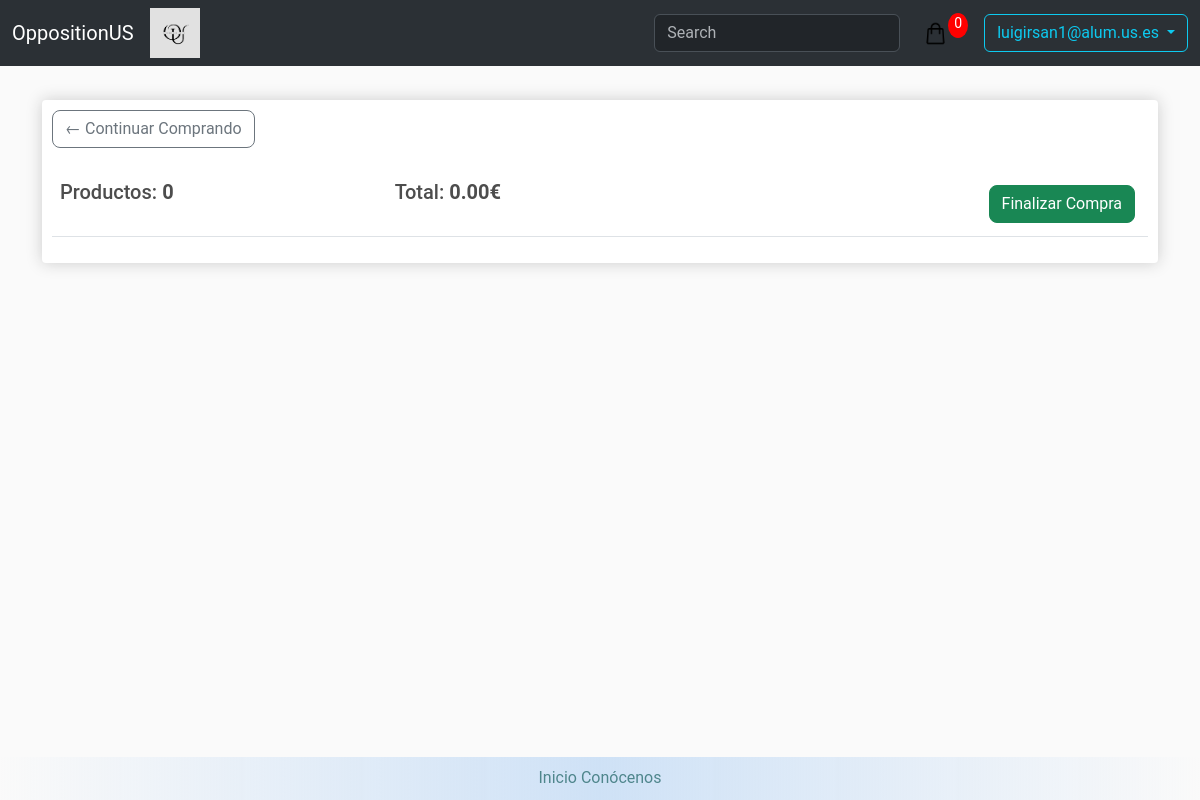
/cart/ (signed in), run on an earlier commit of the app's database.
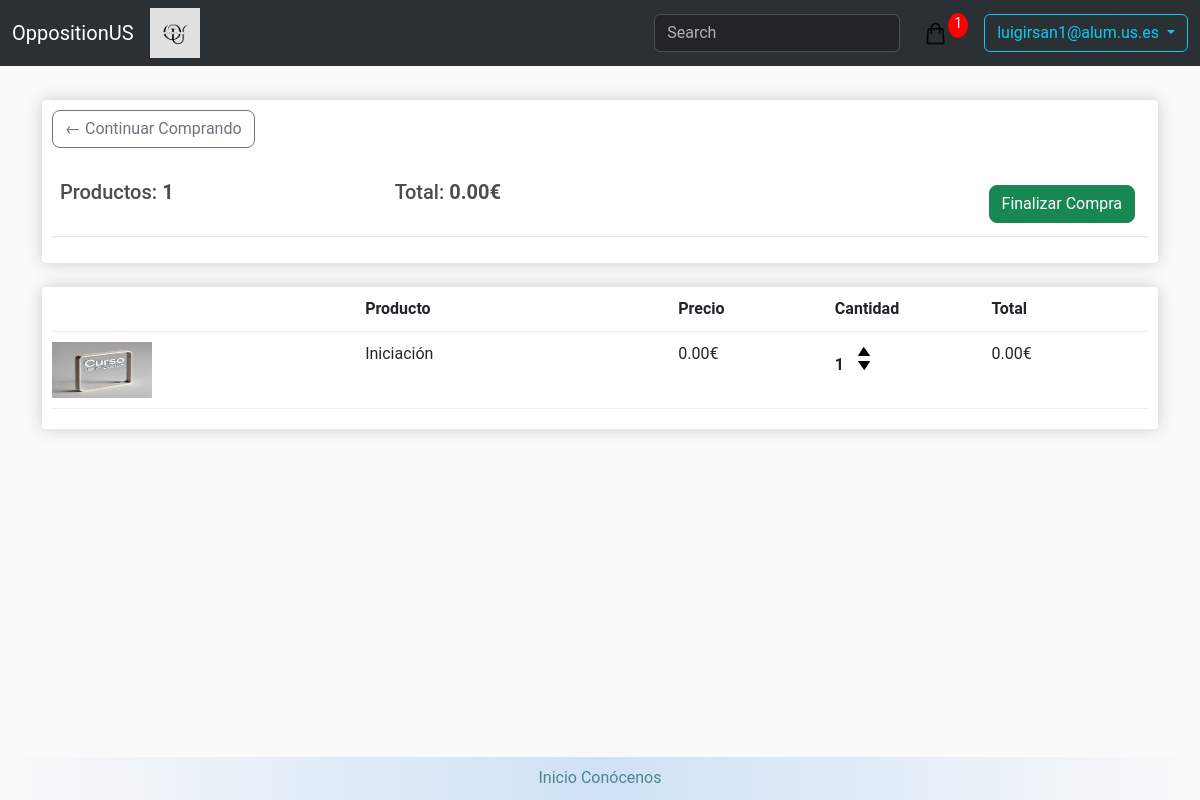
And on a later commit of the database.
### store/models.py (models this page shows, shortened)
class Order(models.Model):
    customer = models.ForeignKey(Customer, null=True, on_delete = models.SET_NULL)
    date_ordered = models.DateTimeField(auto_now_add=True)
    status = models.ForeignKey(Status, null=False, on_delete =models.CASCADE)
    tracking_id=models.CharField(max_length=200 , null=True, unique=True, blank=False)
    fast_delivery = models.BooleanField(default=False, null=True, blank=False)
    shipping_address = models.ForeignKey('ShippingAddress', null=True, on_delete = models.SET_NULL)
    @property
    def get_cart_items(self):
        orderitems = self.orderitem_set.all()
        return sum([item.quantity for item in orderitems])
    @property
    def get_cart_total(self):
        orderitems = self.orderitem_set.all()
        return sum([item.get_total for item in orderitems]) + (5 if self.fast_delivery else 0)

class OrderItem(models.Model):
    course = models.ForeignKey(Course, null=True, on_delete=models.SET_NULL)
    order = models.ForeignKey(Order, null=True, on_delete = models.SET_NULL)
    quantity = models.IntegerField(default=0, null=True, blank=True, validators=[MinValueValidator(0)])
    date_added = models.DateTimeField(auto_now_add=True)
    @property
    def get_total(self):
        return self.course.price * self.quantity

class Course(models.Model):
    name = models.CharField(max_length=200, null=False, blank=False)
    image = models.ImageField(upload_to='courses')
    price = models.DecimalField(max_digits=7, decimal_places=2, null=False, blank=False, validators=[MinValueValidator(0)])
    details = models.CharField(max_length=200, null=True, blank=True)
    city = models.CharField(max_length=200, null=False, blank=False)
    course_type = models.ForeignKey(CourseType, null=True, on_delete=models.SET_NULL)
    capacity = models.IntegerField(null=False, blank=False, validators=[MinValueValidator(0)])
    is_available = models.BooleanField(default=True)
    start_date = models.DateField(null=False, blank=False)
    end_date = models.DateField(null=False, blank=False)
    class Meta:
        verbose_name = 'Course'
        verbose_name_plural = 'Courses'
        ordering = ['name']

### store/views.py (the view)
# urls.py: path('cart/', views.cart, name='cart'),
def cart(request):
    cart = cartData(request)
    context = {'items': cart['items'], 'order': cart['order'], 'cartItems': cart['cartItems']}
    return render(request, 'store/cart.html', context)

### store/models.py (called while the page is built)
    def __str__(self):
        return self.email

### store/utils.py (called while the page is built)
def cartData(request):
    if request.user.is_authenticated:
        customer = request.user.customer
        order, created = Order.objects.get_or_create(customer = customer, status=Status.objects.get(name='No realizado'))
        cartItems = order.get_cart_items
        items = order.orderitem_set.all()
    else:
        cookieData = cookieCart(request)
        cartItems = cookieData['cartItems']
        order = cookieData['order']
        items = cookieData['items']
    return {'cartItems': cartItems, 'order': order, 'items': items}

### store/templates/store/cart.html (shortened to what the changed rows need)
{% extends 'store/main.html' %}
{% load static %}
{% block content %}
<div class="row">
	<div class="col-lg-12">
		<div class="box-element">
            <br>
            <br>
            <table class="table">
                <tr>
                    <th><h5>Productos: <strong>{{order.get_cart_items}}</strong></h5></th>
                    <th><h5>Total:<strong> {{order.get_cart_total|floatformat:2}}€</strong></h5></th>
                    <th>
                        <a  style="float:right; margin:5px;" class="btn btn-success rounded-3" href="{% url 'checkout' %}">Finalizar Compra</a>
                    </th>
                </tr>
            </table>
		</div>
		<br>
        {% if items %}
		<div class="box-element">
            <div class="cart-row">
                <div style="flex:2"></div>
                <div style="flex:2"><strong>Producto</strong></div>
                <div style="flex:1"><strong>Precio</strong></div>
                <div style="flex:1"><strong>Cantidad</strong></div>
                <div style="flex:1"><strong>Total</strong></div>
            </div>
            {% for item in items %}
                {% if item.name %}
                    <div class="cart-row">
                        <div style="flex:2">
                            {% if item.img %}
                            <img class="row-image" src="{{ item.img }}">
                            {% else %}
                            <img class="row-image" src="{% static  'images/placeholder.png' %}">
                            {% endif %}
                        </div>
                        <div style="flex:2"><p>{{ item.name }}</p></div>
                        <div style="flex:1"><p>{{item.price|floatformat:2}}€</p></div>
                        <div style="flex:1">
                            <p class="quantity">{{item.quantity}}</p>
                            <div class="quantity">
                                <img data-course="{{item.id}}"
                                class="chg-quantity update-cart"
                                data-action="add" data-quantity="1" src="{% static  'images/arrow-up.png' %}">
                                <img data-course="{{item.id}}" data-action="remove"
                                class="chg-quantity update-cart" src="{% static  'images/arrow-down.png' %}">
                            </div>
                        </div>
                        <div style="flex:1"><p>{{item.get_total|floatformat:2}}€</p></div>
                    </div>
                {% else %}
                    <div class="cart-row">
                        <div style="flex:2">
                            {% if item.course.image %}
                            <img class="row-image" src="{{ item.course.image.url }}">
                            {% else %}
                            <img class="row-image" src="{% static  'images/placeholder.png' %}">
                            {% endif %}
                        </div>
                        <div style="flex:2"><p>{{ item.course.name }}</p></div>
                        <div style="flex:1"><p>{{item.course.price|floatformat:2}}€</p></div>
                        <div style="flex:1">
                            <p class="quantity">{{item.quantity}}</p>
                            <div class="quantity">
                                <img data-course="{{item.course.id}}"
                                class="chg-quantity update-cart"
                                data-action="add" data-quantity="1" src="{% static  'images/arrow-up.png' %}">
                                <img data-course="{{item.course.id}}"
                                class="chg-quantity update-cart"
                                data-action="remove" src="{% static  'images/arrow-down.png' %}">
                            </div>
                        </div>
                        <div style="flex:1"><p>{{item.get_total|floatformat:2}}€</p></div>
                    </div>
                {% endif %}
            {% endfor %}
		</div>
        {% endif %}
	</div>
</div>
{% endblock content %}

### store/templates/store/main.html (shortened to what this page needs)
<!DOCTYPE html>
{% load static %}
<html>
    <head>
        <link rel="stylesheet" type="text/css" href="{% static 'css/main.css' %}">
        <link href="https://cdn.jsdelivr.net/npm/bootstrap@5.3.2/dist/css/bootstrap.min.css" rel="stylesheet">
        <link rel="stylesheet" type="text/css" href="{% static 'css/main.css' %}">
    </head>
     <body>
        <nav class="navbar navbar-expand-lg bg-primary bg-body-tertiary" data-bs-theme="dark">
          <div class="container-fluid">
            <a class="navbar-brand" href="{% url 'store' %}">OppositionUS</a>
            <img src="{% static 'images/OppositionUS.png' %}" alt="Logo de la empresa" style="height: 50px; margin-right: 10px;">
            <div class="collapse navbar-collapse" id="navbarSupportedContent">
              <form class="d-flex" action="/" method="get" role="search">
                <input class="form-control me-2" type="search" placeholder="Search" aria-label="Search" name="q">
              </form>
              <a href="{% url 'cart' %}">
                  <img id="cart-icon" src="{% static 'images/cart.png' %}">
              </a>
              <p id="cart-total">{{ cartItems }}</p>
              {% if not user.is_authenticated %}
                  <a href="{% url 'login' %}"class="btn btn-warning ms-lg-3 rounded-2">Iniciar Sesión</a>
              {% else %}
                  <div class="dropdown">
                      <button class="btn btn-outline-info dropdown-toggle ms-lg-3 rounded-2" type="button" id="dropdownMenuButton" data-bs-toggle="dropdown" aria-expanded="false">
                          {{user.email}}
                      </button>
                  </div>
              {% endif %}
            </div>
          </div>
        </nav>
        <main class="flex-shrink-0">
          <div class="container">
                <br>
                {% block content %}
                {% endblock content %}
          </div>
        </main>
        <footer>
            <a href="/">Inicio</a>
            <a href="/about">Conócenos</a>
        </footer>
    </body>
</html>

What changed in the data, as far as the page shows it:
computed for Order: get_cart_items "0" → "1"
added OrderItem: course.image (picture), course.name "Iniciación", course.price "0.00", quantity "1", get_total "0.00"
Also different on the page:
{{ cartItems }}: "0" → "1"
text now shown: "Producto Precio Cantidad Total"
